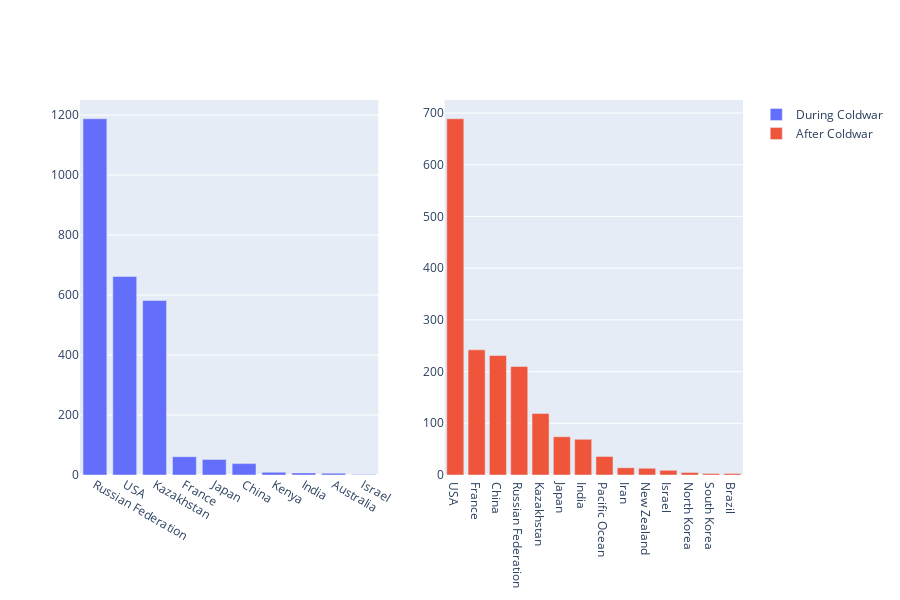

Source (notebook cell):
### Code cell
fig = make_subplots(rows=1, cols=2)

fig.add_trace(go.Bar(name = "During Coldwar",x=total_beforecoldawr.index, y=total_beforecoldawr.values), row=1, col=1)

fig.add_trace(go.Bar(name = "After Coldwar", x=total_aftercoldawr.index, y=total_aftercoldawr.values), row=1, col=2)
fig.update_layout(height=600, width = 900)
fig.show()

### Figure 1 — Plotly figure (JSON) as saved in the notebook; plotly's stock layout.template omitted (floating-point values rounded to 4 significant figures)
{"data": [{"name": "During Coldwar", "type": "bar", "x": ["Russian Federation", "USA", "Kazakhstan", "France", "Japan", "China", "Kenya", "India", "Australia", "Israel"], "xaxis": "x", "y": [1188, 662, 582, 61, 52, 38, 9, 7, 6, 2], "yaxis": "y"}, {"name": "After Coldwar", "type": "bar", "x": ["USA", "France", "China", "Russian Federation", "Kazakhstan", "Japan", "India", "Pacific Ocean", "Iran", "New Zealand", "Israel", "North Korea", "South Korea", "Brazil"], "xaxis": "x2", "y": [689, 242, 231, 210, 119, 74, 69, 36, 14, 13, 9, 5, 3, 3], "yaxis": "y2"}], "layout": {"height": 600, "width": 900, "xaxis": {"anchor": "y", "domain": [0, 0.45]}, "xaxis2": {"anchor": "y2", "domain": [0.55, 1]}, "yaxis": {"anchor": "x", "domain": [0, 1]}, "yaxis2": {"anchor": "x2", "domain": [0, 1]}}}
